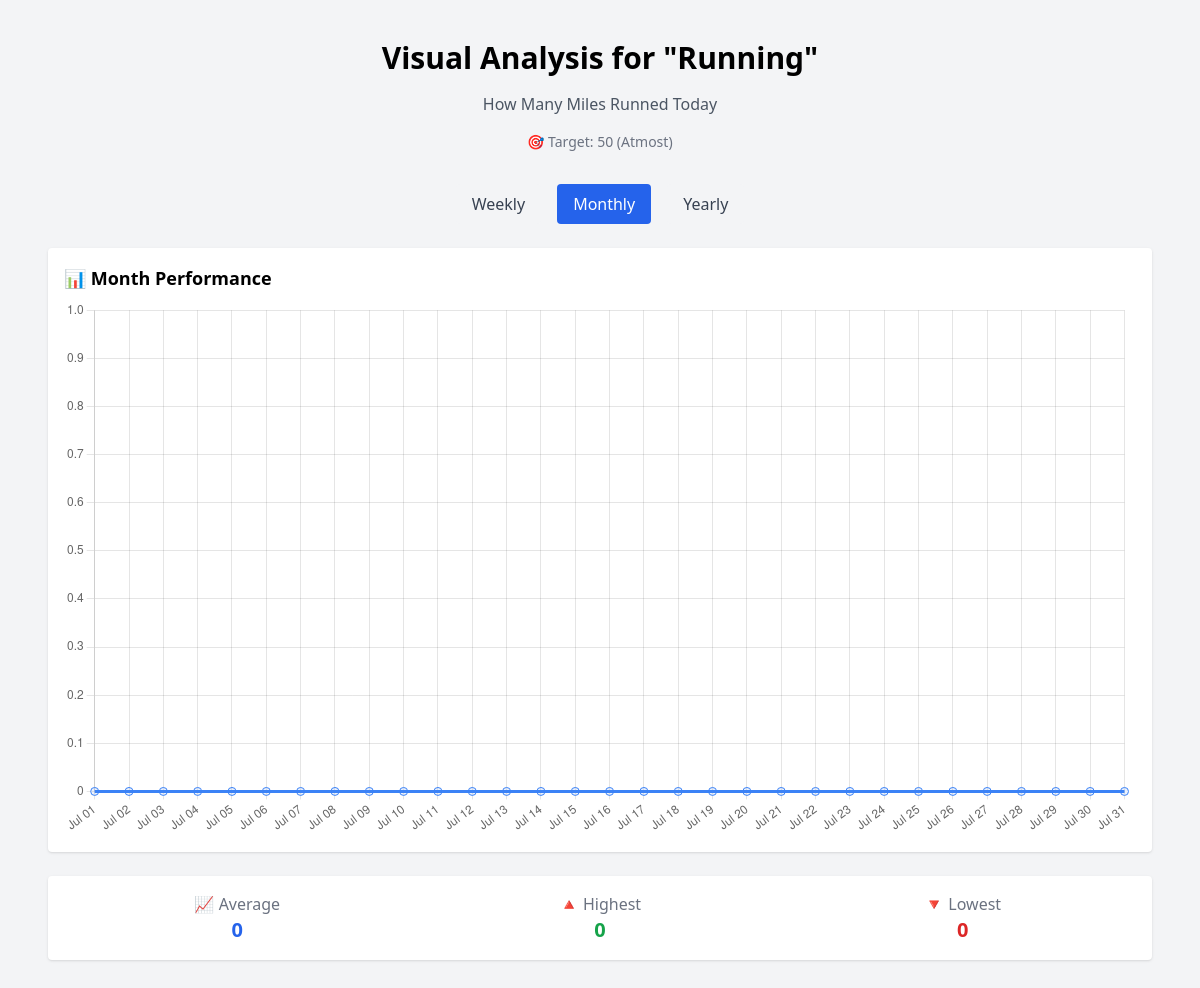
Page /measurable_visual/1 (signed in) on the committed database.
### app.py (models this page shows)
class Measurable(db.Model):
    id = db.Column(db.Integer, primary_key=True)
    user_id = db.Column(db.Integer, db.ForeignKey('user.id'), nullable=False)
    name = db.Column(db.String(100), nullable=False)
    question = db.Column(db.String(255))
    unit_target = db.Column(db.String(50), nullable=False)
    target_type = db.Column(db.String(20), nullable=False)  # Atleast or Atmost
    notes = db.Column(db.Text)
    color = db.Column(db.String(20))

### app.py (the view, shortened to what this page needs)
@app.route('/measurable_visual/<int:measurable_id>')
def measurable_visual(measurable_id):
    if 'user_id' not in session:
        return redirect(url_for('login'))
    from datetime import timedelta
    view = request.args.get('view', 'month')
    m = Measurable.query.filter_by(id=measurable_id, user_id=session['user_id']).first_or_404()
    logs = MeasurableLog.query.filter_by(measurable_id=m.id).order_by(MeasurableLog.date).all()
    log_map = {log.date: log.value for log in logs}
    today = datetime.today()
    labels = []
    values = []
    valid_values = []
    if view == "week":
        days_since_sunday = (today.weekday() + 1) % 7
        start_date = today - timedelta(days=days_since_sunday)
        days = [(start_date + timedelta(days=i)).date() for i in range(7)]
        labels = [d.strftime("%a %d") for d in days]
    else:  # month
        year, month = today.year, today.month
        days = [datetime(year, month, d).date() for d in range(1, calendar.monthrange(year, month)[1] + 1)]
        labels = [d.strftime("%b %d") for d in days]
    if view in ['week', 'month']:
        for d in days:
            date_str = d.strftime("%Y-%m-%d")
            val = float(log_map.get(date_str, 0))
            values.append(val)
            if val > 0:
                valid_values.append(val)
        avg = round(sum(valid_values) / len(valid_values), 2) if valid_values else 0
        high = max(valid_values) if valid_values else 0
        low = min(valid_values) if valid_values else 0
        return render_template("measurable_visual.html", m=m, view=view,
                               labels=labels, values=values,
                               avg=avg, highest=high, lowest=low)

### templates/measurable_visual.html (shortened to what this page needs)
{% extends "base.html" %}
{% block content %}
<div class="max-w-6xl mx-auto px-6 py-10">
    <h1 class="text-3xl font-bold text-center mb-4">Visual Analysis for "{{ m.name }}"</h1>
    <p class="text-center text-gray-600 mb-4">{{ m.question }}</p>
    <p class="text-center text-sm text-gray-500 mb-8">🎯 Target: {{ m.unit_target }} ({{ m.target_type|capitalize }})
    </p>
    <div class="flex justify-center gap-4 mb-6">
        <a href="{{ url_for('measurable_visual', measurable_id=m.id, view='week') }}"
            class="px-4 py-2 rounded {{ 'bg-blue-600 text-white' if view=='week' else 'bg-gray-100 text-gray-700' }}">Weekly</a>
        <a href="{{ url_for('measurable_visual', measurable_id=m.id, view='month') }}"
            class="px-4 py-2 rounded {{ 'bg-blue-600 text-white' if view=='month' else 'bg-gray-100 text-gray-700' }}">Monthly</a>
        <a href="{{ url_for('measurable_visual', measurable_id=m.id, view='year') }}"
            class="px-4 py-2 rounded {{ 'bg-blue-600 text-white' if view=='year' else 'bg-gray-100 text-gray-700' }}">Yearly</a>
    </div>
    <div class="bg-white shadow p-4 rounded mb-6">
        <h2 class="text-lg font-semibold mb-2">📊 {{ view|capitalize }} Performance</h2>
        <canvas id="unitChart"></canvas>
    </div>
    <div class="grid grid-cols-1 md:grid-cols-3 gap-4 text-center bg-white p-4 rounded shadow">
        <div>
            <p class="text-gray-500">📈 Average</p>
            <p class="text-xl font-bold text-blue-600">{{ avg }}</p>
        </div>
        <div>
            <p class="text-gray-500">🔺 Highest</p>
            <p class="text-xl font-bold text-green-600">{{ highest }}</p>
        </div>
        <div>
            <p class="text-gray-500">🔻 Lowest</p>
            <p class="text-xl font-bold text-red-600">{{ lowest }}</p>
        </div>
    </div>
</div>
<script>
    new Chart(document.getElementById("unitChart"), {
        type: 'line',
        data: {
            labels: {{ labels | tojson }},
        datasets: [{
            label: 'Units',
            data: {{ values | tojson }},
        borderColor: 'rgba(59,130,246,1)',
        backgroundColor: 'rgba(59,130,246,0.1)',
        tension: 0.3,
        fill: true,
        pointRadius: 4,
        pointHoverRadius: 6
    }]
  },
        options: {
        responsive: true,
        plugins: {
            legend: { display: false }
        },
        scales: {
            y: {
                beginAtZero: true
            }
        }
    }
});
</script>
{% endblock %}

### rows in the picture
Measurable: name "Running", question "How Many Miles Runned Today", unit_target "50", target_type "Atmost"

### other values in the picture
{{ view|capitalize }} "Month"
{{ avg }} "0"
{{ highest }} "0"
{{ lowest }} "0"
chart data {{ values | tojson }} [0.0, 0.0, 0.0, 0.0, 0.0, 0.0, 0.0, 0.0, 0.0, 0.0, 0.0, 0.0, 0.0, 0.0, 0.0, 0.0, 0.0, 0.0, 0.0, 0.0, 0.0, 0.0, 0.0, 0.0, 0.0, 0.0, 0.0, 0.0, 0.0, 0.0, 0.0]
